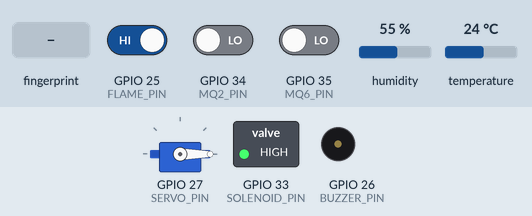
The sketch below on a simulated ESP32. Shown: servo, switched loads named in the sketch (green lamp = pin HIGH), buzzer (waves = sounding, pin HIGH). The test bench sets the inputs (shaded band); at power-on: GPIO 25 (FLAME_PIN) HIGH, GPIO 34 (MQ2_PIN) LOW, GPIO 35 (MQ6_PIN) LOW, humidity 55 %, temperature 24 °C. WiFi joins after 1.5 s; servers stay silent unless stated; uploads are accepted with an empty reply; what the sketch prints to the serial monitor is not drawn.

Above: at 3.7 s.
3.8 s: GPIO 25 (FLAME_PIN) driven LOW
At 5.2 s:
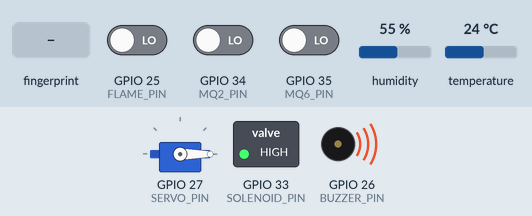
7.8 s: finger stored as number 1 placed on the sensor
At 12.6 s:
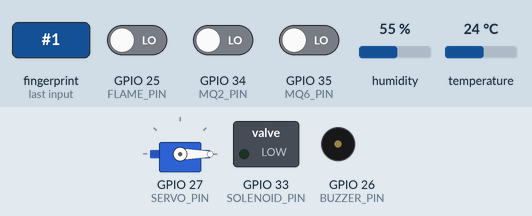
At 14.8 s:
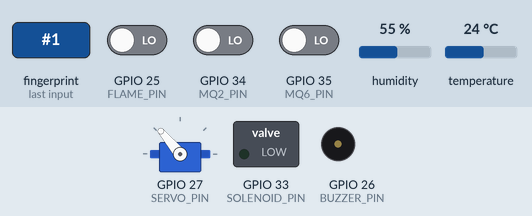
Timing chart, 0 to 25.3 s (numbered marks = the images above; inputs shaded):
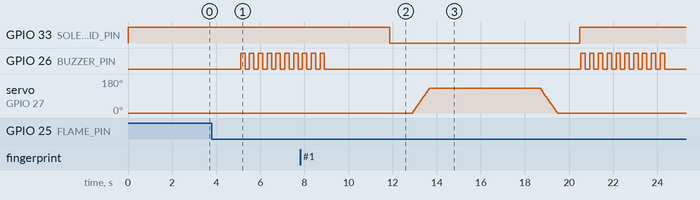

Measured:
- after the input at 3.8 s, GPIO 26 (BUZZER_PIN): alternates HIGH for 0.20 s and LOW for 0.20 s, starting after 1.3 s
- after the input at 7.8 s, GPIO 33 (SOLENOID_PIN): HIGH → LOW after 4.1 s, → HIGH 8.6 s later; servo on GPIO 27 (SERVO_PIN): rises from 0° to 130° in 0.75 s, then falls to 0° in 5.8 s

The sketch:

code.ino
```cpp
#include <WiFi.h>
#include <HTTPClient.h>
#include <DHT.h>
#include <ESP32Servo.h>
#include <Adafruit_Fingerprint.h>
#include <HardwareSerial.h>


#define DHTPIN 32
#define DHTTYPE DHT11
#define FLAME_PIN 25
#define SERVO_PIN 27
#define BUZZER_PIN 26
#define MQ2_PIN 34
#define MQ6_PIN 35
#define FINGER_RX 16
#define FINGER_TX 17
#define SOLENOID_PIN 33


#define RELAY_ACTIVE_HIGH true


const int SOLENOID_LOCKED_STATE   = (RELAY_ACTIVE_HIGH ? HIGH : LOW);
const int SOLENOID_UNLOCKED_STATE = (RELAY_ACTIVE_HIGH ? LOW  : HIGH);

DHT dht(DHTPIN, DHTTYPE);
Servo doorServo;
HardwareSerial fingerSerial(2);
Adafruit_Fingerprint finger(&fingerSerial);


const char* ssid = "DEAD";
const char* password = "12345678";


const char* serverURL = "http://10.71.7.64:5000/update";
const char* doorStatusURL = "http://10.71.7.64:5000/door_status";
const char* doorResetURL  = "http://10.71.7.64:5000/door_status_reset";

void setup() {
  Serial.begin(115200);
  Serial.println("======================================");
  Serial.println(" 🚀 SMART DOOR SYSTEM INITIALIZING...");
  Serial.println("======================================");

  dht.begin();
  pinMode(FLAME_PIN, INPUT);
  pinMode(BUZZER_PIN, OUTPUT);
  pinMode(MQ2_PIN, INPUT);
  pinMode(MQ6_PIN, INPUT);
  pinMode(SOLENOID_PIN, OUTPUT);


  digitalWrite(SOLENOID_PIN, SOLENOID_LOCKED_STATE);

  doorServo.attach(SERVO_PIN);
  doorServo.write(0);


  fingerSerial.begin(57600, SERIAL_8N1, FINGER_RX, FINGER_TX);
  finger.begin(57600);
  Serial.print("🔍 Checking fingerprint sensor... ");
  if (finger.verifyPassword()) {
    Serial.println("✅ Fingerprint sensor detected!");
  } else {
    Serial.println("❌ Fingerprint sensor not found! Check connections.");
    while (1);
  }


  Serial.print("📡 Connecting to WiFi: ");
  Serial.println(ssid);
  WiFi.begin(ssid, password);
  int retry = 0;
  while (WiFi.status() != WL_CONNECTED && retry < 20) {
    delay(500);
    Serial.print(".");
    retry++;
  }
  if (WiFi.status() == WL_CONNECTED) {
    Serial.println("\n✅ WiFi connected successfully!");
    Serial.print("🌐 ESP32 IP Address: ");
    Serial.println(WiFi.localIP());
  } else {
    Serial.println("\n⚠️ WiFi connection failed. Restart ESP.");
  }

  Serial.println("======================================");
  Serial.println(" System Ready ✅");
  Serial.println("======================================\n");
}

void loop() {
  Serial.println("\n📊 Reading Sensors...");
  checkFingerprint();

  float temp = dht.readTemperature();
  float hum = dht.readHumidity();
  int flame = digitalRead(FLAME_PIN);
  int mq2Digital = digitalRead(MQ2_PIN);
  int mq6Digital = digitalRead(MQ6_PIN);


  Serial.printf("🌡 Temp: %.2f°C | 💧 Humidity: %.2f%%\n", temp, hum);
  Serial.printf("🔥 Flame: %d\n🧪 MQ2 : %s\n🧪 MQ6 : %s\n",
                flame,
                mq2Digital ? "Not detected" : "Gas Detected",
                mq6Digital ? "Not detected" : "Gas Detected");


  if (flame == LOW) {
    Serial.println("🚨🚨🚨 FIRE DETECTED! 🚨🚨🚨");
    Serial.println("🔥🔥🔥 Triggering Alarm 🔥🔥🔥");
    beep(10, 200);
  }

  sendDataToFlask(temp, hum, mq2Digital, mq6Digital, flame);
  checkDoorCommandFromFlask();

  Serial.println("--------------------------------------");
  delay(2000);
}


void checkFingerprint() {
  uint8_t p = finger.getImage();
  if (p != FINGERPRINT_OK) return;

  Serial.println("👉 Finger detected, processing...");
  p = finger.image2Tz();
  if (p != FINGERPRINT_OK) {
    Serial.println("❌ Fingerprint image error.");
    return;
  }

  p = finger.fingerFastSearch();

  if (p == FINGERPRINT_OK) {
    Serial.println("🔓 Fingerprint Matched! Door Opening...");
    smoothDoorCycle(130);
  } else {
    Serial.println("❌ Fingerprint Not Matched! Buzzer Alert!");
    beep(5, 200);
  }
}


void sendDataToFlask(float temp, float hum, int mq2, int mq6, int flame) {
  if (WiFi.status() != WL_CONNECTED) {
    Serial.println("⚠️ WiFi not connected. Skipping data send.");
    return;
  }

  HTTPClient http;
  String url = String(serverURL) + "?temp=" + String(temp) + "&hum=" + String(hum)
               + "&mq2=" + String(mq2) + "&mq6=" + String(mq6)
               + "&flame=" + String(flame);

  Serial.println("🌐 Sending data to Flask server...");
  http.begin(url);
  int res = http.GET();
  if (res > 0) {
    Serial.print("✅ Flask Response: ");
    Serial.println(res);
  } else {
    Serial.println("❌ Error sending data to Flask.");
  }
  http.end();
}


void checkDoorCommandFromFlask() {
  if (WiFi.status() != WL_CONNECTED) return;

  HTTPClient http;
  http.begin(doorStatusURL);
  int res = http.GET();
  if (res > 0) {
    String response = http.getString();
    Serial.print("🛰 Door Command from Flask: ");
    Serial.println(response);

    if (response == "OPEN") {
      Serial.println("🔓 Flask Command: Opening Door...");
      smoothDoorCycle(130);


      HTTPClient http2;
      http2.begin(doorResetURL);
      http2.GET();
      http2.end();
    }
  } else {
    Serial.println("⚠️ Error checking door_status.");
  }
  http.end();
}


void smoothDoorCycle(int angle) {
  Serial.println("🔑 Unlocking Solenoid...");
  digitalWrite(SOLENOID_PIN, SOLENOID_UNLOCKED_STATE);
  delay(1000);

  Serial.println("🚪 Opening Door...");
  for (int pos = 0; pos <= angle; pos += 5) {
    doorServo.write(pos);
    delay(30);
  }

  Serial.println("⏳ Door is open. Waiting 5 seconds...");
  delay(5000);

  Serial.println("🚪 Closing Door...");
  for (int pos = angle; pos >= 0; pos -= 5) {
    doorServo.write(pos);
    delay(30);
  }

  Serial.println("⏳ Door closed. Waiting 1 second...");
  delay(1000);

  Serial.println("🔒 Locking Solenoid...");
  digitalWrite(SOLENOID_PIN, SOLENOID_LOCKED_STATE); // Lock
  Serial.println("✅ Door cycle complete.");
}


void beep(int times, int duration) {
  for (int i = 0; i < times; i++) {
    digitalWrite(BUZZER_PIN, HIGH);
    delay(duration);
    digitalWrite(BUZZER_PIN, LOW);
    delay(duration);
  }
}
```
